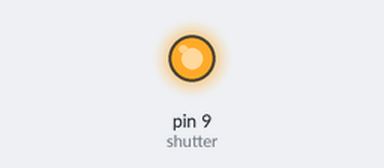
Recording of a sketch running on a simulated Arduino Uno, built with avr-gcc and run on an emulated ATmega328P. Parts: output pins drawn as LEDs (lit = HIGH).

Above: at 0.02 s.
At 5.0 s:
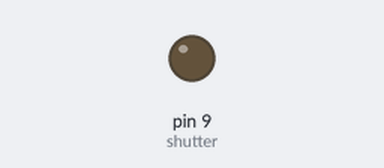
Timing chart, 0 to 13.1 s (numbered marks = the images above):
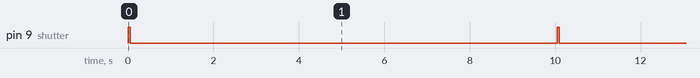

Measured:
- by itself, pin 9 (shutter): alternates HIGH for 0.05 s and LOW for 10.0 s

The sketch:

Intervalometer_for_Camera.ino
```cpp
/*
  Intervalometer
  Takes a picture every 10 seconds, repeatedly.

 */

// Pin 9 is connected to a relay that closes the shutter trigger loop.
// give it a name:
int shutter = 9;

// the setup routine runs once when you press reset:
void setup() {
  // initialize the digital pin as an output.
  pinMode(shutter, OUTPUT);
}

// the loop routine runs over and over again forever:
void loop() {
  digitalWrite(shutter, HIGH);   // turn the LED on (HIGH is the voltage level)
  delay(50);               // wait for 50 milliseconds
  digitalWrite(shutter, LOW);    // turn the LED off by making the voltage LOW
  delay(10000);               // wait for 10 seconds
}
```
